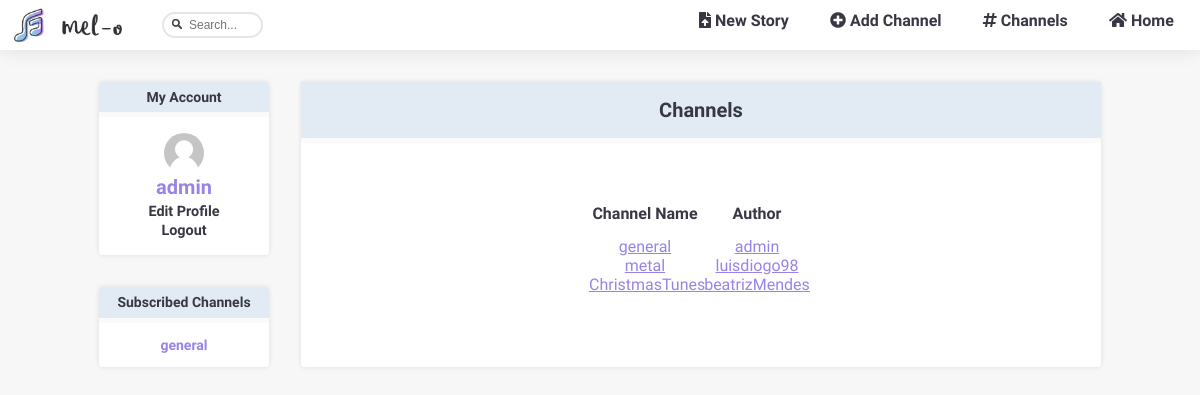
/pages/channels_list.php (signed in), run on the app's committed database.
### tables this page shows
CREATE TABLE subscribed (
  id INTEGER PRIMARY KEY,
  user VARCHAR REFERENCES users,
  channel VARCHAR REFERENCES channels
);

CREATE TABLE channels (
  name VARCHAR PRIMARY KEY,
  author VARCHAR REFERENCES users,
  description VARCHAR
);

### database/db_channels.php (called while the page is built, shortened)
<?php
  include('../database/db_connection.php');
  function getChannels() {
    global $db;
    $stmt = $db->prepare('SELECT * FROM channels');
    $stmt->execute(array());
    return $stmt->fetchAll();
  }
  function getSubbedChannels($username) {
    global $db;
    $stmt = $db->prepare('SELECT channel FROM subscribed WHERE user = ?');
    $stmt->execute(array($username));
    return $stmt->fetchAll();
  }
?>

### templates/tpl_channel.php (the view, shortened to what this page needs)
<?php function draw_channels_list($channels) {
?>
  <section id="channel_list" class= "blockStyle page">
  <h1 class="mainCardH1 sidebarCardHeader">Channels</h1>
    <hr class = "invisibleLine">
    <section id="content" class="blockLayout">
    <header>
      <h2>Channel Name</h2>
      <h2>Author</h2>
    </header>
  <?php
    foreach($channels as $channel)
      draw_channel_list($channel);
  ?>
  </section>
  </section>
<?php } ?>
<?php function draw_channel_list($channel) {
?>
  <article class="channel_list_item">
    <a href="../pages/channel_page.php?channel=<?= $channel['name'] ?>"><?= $channel['name']?></a>
    <a href="../pages/profile.php?user=<?= $channel['author'] ?>"><?= $channel['author']?></a>
  </article>
<?php } ?>

### templates/tpl_account.php (shortened to what this page needs)
<?php function draw_sidebar($subbed_channels, $sort) {
?>
  <section id="sidebar" >
    <?php
      draw_sidebar_login();
      draw_sidebar_subs($subbed_channels);
    ?>
  </section>
<?php } ?>
<?php
    function draw_sidebar_login() {
  if (isset($_SESSION['username']))
  {
    $username = $_SESSION['username'];?>
    <section id="sidebar_login" class="blockStyle sidebarCard">
      <span class="sidebarCardHeader sidebarH1">My Account</span >
      <hr class = "invisibleLine">
      <section class="sidebarCardContent">
        <div id=userInfo>
          <?php $igmsrc = getUserImage($username);?>
          <img  src=<?=$igmsrc?> width=40 height="40" class="roundImage">
          <a href="../pages/profile.php?user=<?= $username ?>" class="sidebarPurpleLink" id="username"><?= $username ?></a>
        </div>
        <section id="options">
          <span class="lineSpan"> <a href="../pages/edit_profile.php?user=<?= $username ?>" class="sidebarButtonLink">Edit Profile</a></span>
          <span><a href="../actions/action_logout.php" class="sidebarButtonLink">Logout</a></span>
        </section>
      </section>
    </section>
    <?php }
} ?>
<?php function draw_sidebar_subs($subbed_channels) { ?>
    <section id="sidebar_subs" class= "blockStyle sidebarCard">
    <?php if (isset($_SESSION['username'])) {?>
      <span class="sidebarCardHeader"><a href="../pages/subfeed.php" class="sidebarH1">Subscribed Channels</a></span>
    <?php } else {?>
      <h1 class="sidebarCardHeader sidebarH1">Subscribed Channels</h1>
    <?php } ?>
    <hr class = "invisibleLine">
      <ul class="sidebarCardContent">
        <?php
          if (isset($_SESSION['username']) && !empty($subbed_channels)) {
            foreach($subbed_channels as $subbed_channel) { ?>
              <li data-channel=<?= $subbed_channel['channel'] ?>>
                <a href="../pages/channel_page.php?channel=<?= $subbed_channel['channel'] ?>" class="sidebarPurpleLink"><?= $subbed_channel['channel'] ?></a>
              </li>
        <?php }
          } else { ?>
            <p id="sub_list_placeholder">All channels you subscribe to will appear here!</p>
          <?php }
        ?>
      </ul>
    </section>
<?php
} ?>
<?php
function getUserImage($username){
  if($username!=null & file_exists("../img/users/originals/$username.png")){
   $img = "../img/users/originals/$username.png";
  }else  $img = "../img/unknownuser.png";
  return $img;
}?>

### css/style.css (style rules this page uses)
.regularBody { margin: 0 0; grid-template-rows: 1fr auto; overflow-x: hidden; --bg-color : #efebeb66; --font-color: #373843; --search-background-color: #e8e8e8; --error-color: rgba(236, 96, 96, 0.829); --success-color:rgba(87, 236, 94, 0.829); --link-color: rgb(153, 131, 233); --font-hover-color: white; --box-shadow-color: rgba(0,0,0,0.1); --grad-start-color: rgb(131, 193, 233); --grad-end-color: #A46BE5; --washed-out-blue:#aec5e05c; --font: 'Abel'; background: var(--bg-color); font-family: var(--font), sans-serif; width:100%; }
.invisibleLine { border: 0; clear:both; display:block; width: 100%; background-color:#00000005; height: 5px; margin:0em auto 0em auto; }
.blockLayout { padding: 3em; grid-area: 2 / 2 / span 1 / span 1; display: flex; flex-direction: column; justify-content: center; height: fit-content; }
.blockStyle { box-shadow: 0px 0px 5px var(--box-shadow-color); font: var(--font); color: var(--font-color); background: white; border-radius: 3px; }
.page { margin: 2em 2em 0 2em; width: 800px; }
@media screen and (min-width: 802px) { .regularBody { display: grid; } }
.roundImage { border-radius: 100px; }
#sidebar { margin-left: auto; }
.sidebarCard { margin: 2em 0 0 2em; grid-area: 2 / 1 / span 1 / span 1; display: flex; flex-direction: column; align-items: center; width:170px; overflow: hidden; }
.sidebarCardHeader { color: var(--font-color); font-size: 0.9em; padding: 0.5em 0 0.5em 0; text-align: center; background: var(--washed-out-blue); font-weight: bold; width: 100%; }
.sidebarH1 { text-decoration: none; color: var(--font-color); font-size: 14px; margin:0; }
.mainCardH1 { text-decoration: none; color: var(--font-color); font-size: 20px; margin:0; padding: 0.8em 0 0.8em 0; }
.sidebarPurpleLink { font-family: var(--font), sans-serif; font-weight: bold; text-decoration: none; color: var(--link-color); margin: auto; padding: 0.1em; }
.sidebarButtonLink { justify-self: center; font-family: var(--font), sans-serif; font-weight: bold; font-size: 0.9em; text-decoration: none; color: var(--font-color); margin: 0.5em auto auto auto; padding: 0.1em; }
.sidebarCardContent { margin:1em; align-items:center; }
#sidebar_login #options { display:flex; flex-direction: column; align-items: center; }
#sidebar_login #username { font-size:20px !important; }
#sidebar_login div { display: flex; flex-direction: column; align-items: center; }
#sidebar_subs ul { list-style-type: none; list-style: none; padding: 0; text-align: center; font-size: 14px; }
#channel_list header { display: flex; flex-direction: row; }
#channel_list #content { align-items:center; display:grid; display: flex; flex-direction: column; }
#channel_list header h2 { font-family: var(--font), sans-serif; font-weight: bold; font-size: 1em; color: var(--font-color); width: 7em; text-align: center; }
.channel_list_item { display: flex; flex-direction: row; text-align: center; }
.channel_list_item a { font-family: var(--font), sans-serif; color: var(--link-color); width: 7em; }

### data on the page
subscribed: channel "general"
channels: name "general", author "admin"
channels: name "metal", author "luisdiogo98"
channels: name "ChristmasTunes", author "beatrizMendes"

### other printed values
$username "admin"
